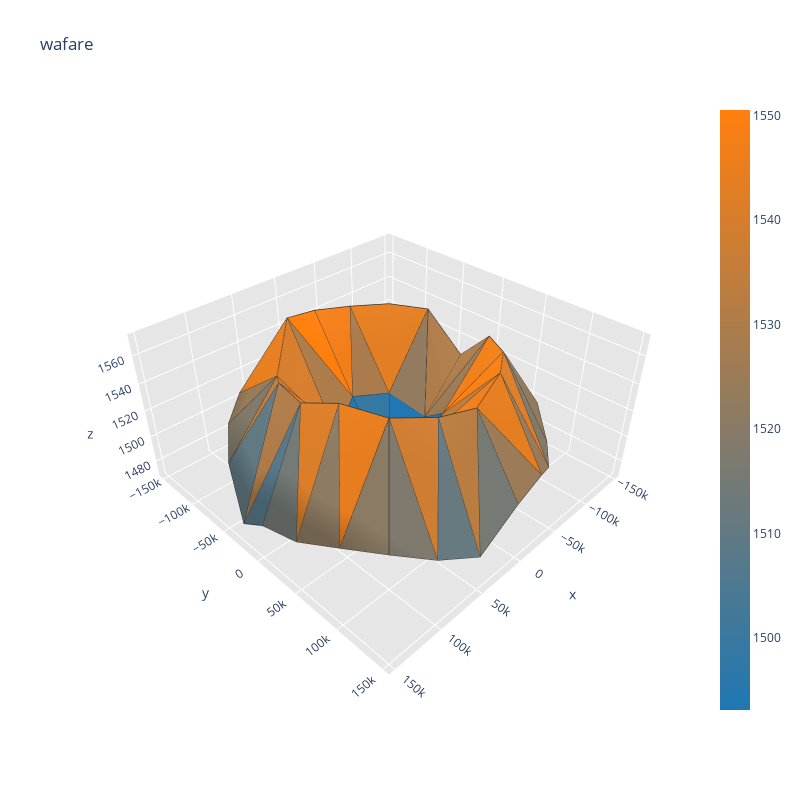
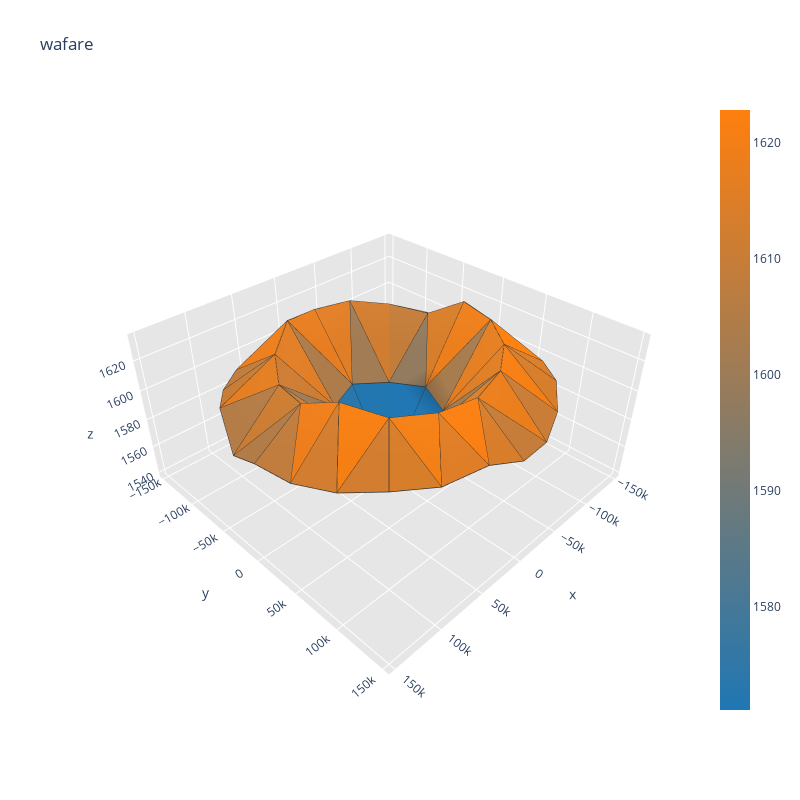
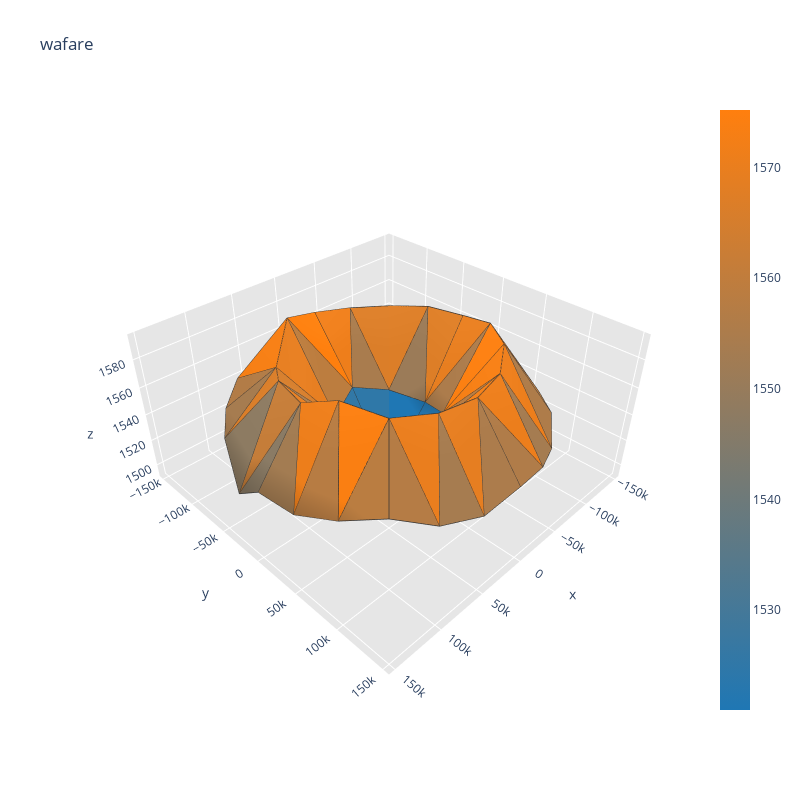
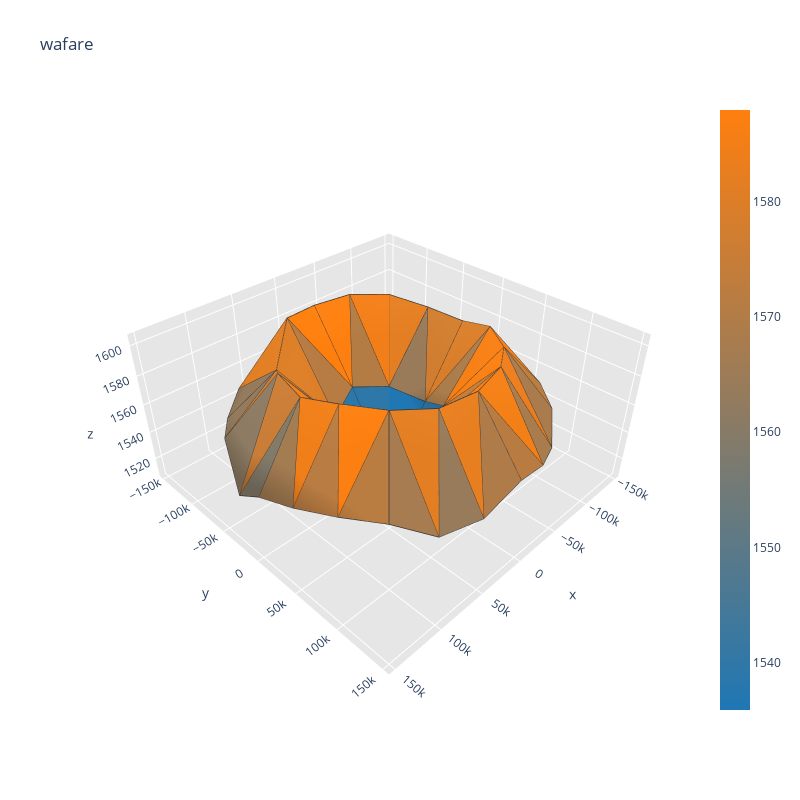

The notebook cell these images were saved under, in order:
### Code cell
%matplotlib notebook
# train model
n_runs = 64
total_batch = 0
total_epochs = 0
n_batch = 128
n_epochs = 16

print('train model for ' + str(n_runs * n_epochs))
for k in range(n_runs):
    print(k)
    total_batch = total_batch + (dataset[0].shape[0] / n_batch) * n_epochs
    print(total_batch)
    train_cgan(generator_model, discriminator_model, GAN, dataset, latent_dim)
    pp = create_process_vector(YS[0])
    latent_points, labels, _ = generate_latent_points(latent_dim, 1)
    del labels
    X_test = generator_model.predict([latent_points, pp])
    X_test = scaler_x.inverse_transform(X_test.reshape(1,-1))
    visualize(X_test[0])
    

    # save models
    savename = '7x7'
    generator_model.save(savename+'_total_batches_'+str(total_batch) + '_generator.h5')
    discriminator_model.save(savename+'_total_batches_'+str(total_batch) + ' _discriminator.h5')
    GAN.save(savename+'_total_batches_'+str(total_batch) + '_gan.h5')

### Figure 1 — Plotly figure (JSON) as saved in the notebook; plotly's stock layout.template omitted (floating-point values rounded to 4 significant figures; data arrays with more than 128 entries replaced by an {"elided": "..."} marker saying what was removed)
{"data": [{"facecolor": ["rgb(177, 124, 72)", "rgb(122, 122, 113)", "rgb(116, 122, 117)", "rgb(163, 124, 82)", "rgb(88, 121, 138)", "rgb(255, 127, 14)", "rgb(125, 122, 111)", "rgb(188, 125, 63)", "rgb(67, 120, 153)", "rgb(218, 126, 42)", "rgb(213, 125, 45)", "rgb(247, 127, 20)", "rgb(190, 125, 62)", "rgb(227, 126, 35)", "rgb(175, 124, 73)", "rgb(195, 125, 58)", "rgb(191, 125, 61)", "rgb(240, 126, 25)", "rgb(226, 126, 36)", "rgb(228, 126, 34)", "rgb(65, 120, 155)", "rgb(252, 127, 16)", "rgb(240, 126, 25)", "rgb(182, 124, 68)", "rgb(255, 127, 14)", "rgb(172, 124, 75)", "rgb(241, 126, 25)", "rgb(170, 124, 77)", "rgb(41, 119, 173)", "rgb(52, 120, 164)", "rgb(159, 124, 85)", "rgb(225, 126, 36)", "rgb(132, 123, 105)", "rgb(119, 122, 114)", "rgb(192, 125, 61)", "rgb(97, 121, 131)", "rgb(235, 126, 29)", "rgb(160, 124, 84)", "rgb(249, 127, 18)", "rgb(194, 125, 60)", "rgb(46, 120, 169)", "rgb(65, 120, 155)", "rgb(191, 125, 62)", "rgb(231, 126, 32)", "rgb(151, 123, 91)", "rgb(97, 121, 131)", "rgb(192, 125, 60)", "rgb(130, 123, 107)", "rgb(174, 124, 74)", "rgb(156, 123, 87)", "rgb(174, 124, 74)", "rgb(146, 123, 95)", "rgb(41, 119, 173)", "rgb(31, 119, 180)", "rgb(151, 123, 91)", "rgb(219, 126, 41)", "rgb(130, 123, 107)", "rgb(160, 124, 84)", "rgb(227, 126, 35)", "rgb(145, 123, 95)", "rgb(239, 126, 26)", "rgb(233, 126, 30)", "rgb(155, 123, 88)", "rgb(229, 126, 33)", "rgb(118, 122, 116)", "rgb(186, 125, 65)", "rgb(141, 123, 99)", "rgb(230, 126, 32)", "rgb(139, 123, 100)", "rgb(102, 122, 128)", "rgb(207, 125, 50)", "rgb(127, 122, 109)"], "i": [38, 32, 44, 17, 22, 18, 13, 14, 2, 19, 6, 3, 10, 16, 21, 21, 12, 12, 4, 16, 8, 8, 24, 8, 18, 6, 5, 5, 5, 4, 33, 14, 33, 16, 35, 34, 7, 21, 19, 8, 6, 7, 39, 18, 39, 21, 41, 40, 0, 12, 14, 4, 3, 0, 27, 10, 27, 12, 29, 28, 9, 24, 26, 10, 9, 9, 45, 19, 45, 24, 47, 46], "j": [17, 13, 22, 36, 42, 17, 30, 13, 3, 22, 18, 10, 3, 36, 42, 6, 30, 3, 14, 4, 2, 19, 8, 24, 5, 5, 16, 4, 6, 5, 14, 33, 34, 35, 16, 35, 21, 7, 7, 7, 7, 8, 18, 39, 40, 41, 21, 41, 12, 0, 0, 0, 0, 4, 10, 27, 28, 29, 12, 29, 10, 9, 9, 9, 48, 24, 19, 45, 46, 47, 24, 47], "k": [37, 31, 43, 37, 43, 38, 31, 32, 1, 44, 20, 11, 2, 17, 22, 20, 13, 11, 15, 15, 1, 23, 23, 2, 17, 18, 17, 16, 1, 1, 32, 15, 15, 36, 15, 15, 22, 6, 22, 19, 1, 1, 38, 20, 20, 42, 20, 20, 13, 3, 13, 14, 1, 1, 26, 11, 11, 30, 11, 11, 2, 2, 25, 26, 25, 48, 44, 23, 23, 48, 23, 23], "name": "", "type": "mesh3d", "x": [-49000, 0, 3e-12, -34650.0, -34650.0, -9.001e-12, 34650.0, 49000, 34650.0, 6.001e-12, -37503, -69300.0, -90540.0, -98000, -90540.0, -69300.0, -37503, -1.8e-11, 37503, 90540.0, 69300.0, 90540.0, 98000, 69300.0, 37503, 9.001e-12, -38050.0, -73500, -103945, -127306, -141991, -147000, -141991, -127306, -103945, -73500, -38050.0, -2.7e-11, 38050.0, 73500, 103945, 127306, 141991, 147000, 141991, 127306, 103945, 73500, 38050.0], "y": [6.001e-12, 0, 49000, 34650.0, -34650.0, -49000, -34650.0, -1.2e-11, 34650.0, 98000, 90540.0, 69300.0, 37503, 1.2e-11, -37503, -69300.0, -90540.0, -98000, -90540.0, 37503, -69300.0, -37503, -2.4e-11, 69300.0, 90540.0, 147000, 141991, 127306, 103945, 73500, 38050.0, 1.8e-11, -38050.0, -73500, -103945, -127306, -141991, -147000, -141991, -127306, -103945, -73500, -38050.0, -3.6e-11, 38050.0, 73500, 103945, 127306, 141991], "z": [1498.0, 1470.0, 1519.0, 1518.0, 1511.0, 1515.0, 1502.0, 1519.0, 1516.0, 1556.0, 1565.0, 1563.0, 1559.0, 1532.0, 1559.0, 1560.0, 1561.0, 1565.0, 1571.0, 1569.0, 1546.0, 1558.0, 1559.0, 1563.0, 1560.0, 1507.0, 1511.0, 1496.0, 1496.0, 1508.0, 1511.0, 1507.0, 1509.0, 1510.0, 1487.0, 1483.0, 1504.0, 1511.0, 1515.0, 1516.0, 1510.0, 1500.0, 1473.0, 1491.0, 1494.0, 1500.0, 1499.0, 1491.0, 1483.0]}, {"line": {"color": "rgb(50, 50, 50)", "width": 1.5}, "mode": "lines", "showlegend": false, "type": "scatter3d", "x": {"elided": "360 float values"}, "y": {"elided": "360 float values"}, "z": {"elided": "360 float values"}}, {"hoverinfo": "none", "marker": {"color": [1493.0, 1551.0], "colorscale": [[0, "rgb(31, 119, 180)"], [1, "rgb(255, 127, 14)"]], "showscale": true, "size": 0.1}, "mode": "markers", "showlegend": false, "type": "scatter3d", "x": [-49000], "y": [6.001e-12], "z": [1498.0]}], "layout": {"height": 800, "scene": {"aspectratio": {"x": 1, "y": 1, "z": 0.5}, "xaxis": {"backgroundcolor": "rgb(230, 230, 230)", "gridcolor": "rgb(255, 255, 255)", "showbackground": true, "zerolinecolor": "rgb(255, 255, 255)"}, "yaxis": {"backgroundcolor": "rgb(230, 230, 230)", "gridcolor": "rgb(255, 255, 255)", "showbackground": true, "zerolinecolor": "rgb(255, 255, 255)"}, "zaxis": {"backgroundcolor": "rgb(230, 230, 230)", "gridcolor": "rgb(255, 255, 255)", "showbackground": true, "zerolinecolor": "rgb(255, 255, 255)"}}, "title": {"text": "wafare"}, "width": 800}}

### Figure 2 — Plotly figure (JSON) as saved in the notebook; plotly's stock layout.template omitted (floating-point values rounded to 4 significant figures; data arrays with more than 128 entries replaced by an {"elided": "..."} marker saying what was removed)
{"data": [{"facecolor": ["rgb(186, 125, 65)", "rgb(192, 125, 61)", "rgb(192, 125, 61)", "rgb(196, 125, 58)", "rgb(177, 124, 72)", "rgb(240, 126, 25)", "rgb(192, 125, 61)", "rgb(230, 126, 32)", "rgb(33, 119, 178)", "rgb(237, 126, 27)", "rgb(223, 126, 38)", "rgb(222, 126, 38)", "rgb(161, 124, 83)", "rgb(243, 127, 23)", "rgb(204, 125, 52)", "rgb(205, 125, 51)", "rgb(251, 127, 17)", "rgb(228, 126, 34)", "rgb(195, 125, 58)", "rgb(208, 125, 49)", "rgb(31, 119, 180)", "rgb(219, 126, 40)", "rgb(210, 125, 47)", "rgb(155, 123, 88)", "rgb(230, 126, 33)", "rgb(174, 124, 74)", "rgb(223, 126, 38)", "rgb(161, 124, 84)", "rgb(41, 119, 173)", "rgb(34, 119, 177)", "rgb(185, 124, 66)", "rgb(220, 126, 40)", "rgb(190, 125, 62)", "rgb(200, 125, 55)", "rgb(227, 126, 35)", "rgb(184, 124, 66)", "rgb(202, 125, 54)", "rgb(155, 123, 88)", "rgb(219, 126, 40)", "rgb(166, 124, 80)", "rgb(39, 119, 174)", "rgb(32, 119, 179)", "rgb(197, 125, 57)", "rgb(236, 126, 28)", "rgb(191, 125, 62)", "rgb(180, 124, 70)", "rgb(228, 126, 34)", "rgb(200, 125, 55)", "rgb(236, 126, 28)", "rgb(167, 124, 79)", "rgb(215, 126, 43)", "rgb(146, 123, 95)", "rgb(33, 119, 179)", "rgb(32, 119, 180)", "rgb(201, 125, 54)", "rgb(246, 127, 21)", "rgb(215, 126, 44)", "rgb(209, 125, 48)", "rgb(255, 127, 14)", "rgb(218, 126, 42)", "rgb(218, 126, 42)", "rgb(214, 126, 44)", "rgb(197, 125, 57)", "rgb(234, 126, 29)", "rgb(216, 126, 43)", "rgb(249, 127, 19)", "rgb(210, 125, 47)", "rgb(246, 127, 20)", "rgb(210, 125, 47)", "rgb(223, 126, 38)", "rgb(243, 127, 23)", "rgb(215, 126, 43)"], "i": [38, 32, 44, 17, 22, 18, 13, 14, 2, 19, 6, 3, 10, 16, 21, 21, 12, 12, 4, 16, 8, 8, 24, 8, 18, 6, 5, 5, 5, 4, 33, 14, 33, 16, 35, 34, 7, 21, 19, 8, 6, 7, 39, 18, 39, 21, 41, 40, 0, 12, 14, 4, 3, 0, 27, 10, 27, 12, 29, 28, 9, 24, 26, 10, 9, 9, 45, 19, 45, 24, 47, 46], "j": [17, 13, 22, 36, 42, 17, 30, 13, 3, 22, 18, 10, 3, 36, 42, 6, 30, 3, 14, 4, 2, 19, 8, 24, 5, 5, 16, 4, 6, 5, 14, 33, 34, 35, 16, 35, 21, 7, 7, 7, 7, 8, 18, 39, 40, 41, 21, 41, 12, 0, 0, 0, 0, 4, 10, 27, 28, 29, 12, 29, 10, 9, 9, 9, 48, 24, 19, 45, 46, 47, 24, 47], "k": [37, 31, 43, 37, 43, 38, 31, 32, 1, 44, 20, 11, 2, 17, 22, 20, 13, 11, 15, 15, 1, 23, 23, 2, 17, 18, 17, 16, 1, 1, 32, 15, 15, 36, 15, 15, 22, 6, 22, 19, 1, 1, 38, 20, 20, 42, 20, 20, 13, 3, 13, 14, 1, 1, 26, 11, 11, 30, 11, 11, 2, 2, 25, 26, 25, 48, 44, 23, 23, 48, 23, 23], "name": "", "type": "mesh3d", "x": [-49000, 0, 3e-12, -34650.0, -34650.0, -9.001e-12, 34650.0, 49000, 34650.0, 6.001e-12, -37503, -69300.0, -90540.0, -98000, -90540.0, -69300.0, -37503, -1.8e-11, 37503, 90540.0, 69300.0, 90540.0, 98000, 69300.0, 37503, 9.001e-12, -38050.0, -73500, -103945, -127306, -141991, -147000, -141991, -127306, -103945, -73500, -38050.0, -2.7e-11, 38050.0, 73500, 103945, 127306, 141991, 147000, 141991, 127306, 103945, 73500, 38050.0], "y": [6.001e-12, 0, 49000, 34650.0, -34650.0, -49000, -34650.0, -1.2e-11, 34650.0, 98000, 90540.0, 69300.0, 37503, 1.2e-11, -37503, -69300.0, -90540.0, -98000, -90540.0, 37503, -69300.0, -37503, -2.4e-11, 69300.0, 90540.0, 147000, 141991, 127306, 103945, 73500, 38050.0, 1.8e-11, -38050.0, -73500, -103945, -127306, -141991, -147000, -141991, -127306, -103945, -73500, -38050.0, -3.6e-11, 38050.0, 73500, 103945, 127306, 141991], "z": [1588.0, 1540.0, 1588.0, 1586.0, 1586.0, 1590.0, 1590.0, 1589.0, 1585.0, 1626.0, 1629.0, 1631.0, 1633.0, 1634.0, 1619.0, 1623.0, 1628.0, 1629.0, 1632.0, 1632.0, 1624.0, 1620.0, 1622.0, 1626.0, 1626.0, 1603.0, 1600.0, 1603.0, 1607.0, 1605.0, 1599.0, 1592.0, 1598.0, 1602.0, 1598.0, 1598.0, 1604.0, 1595.0, 1597.0, 1599.0, 1601.0, 1605.0, 1591.0, 1601.0, 1601.0, 1604.0, 1607.0, 1607.0, 1613.0]}, {"line": {"color": "rgb(50, 50, 50)", "width": 1.5}, "mode": "lines", "showlegend": false, "type": "scatter3d", "x": {"elided": "360 float values"}, "y": {"elided": "360 float values"}, "z": {"elided": "360 float values"}}, {"hoverinfo": "none", "marker": {"color": [1571.0, 1623.0], "colorscale": [[0, "rgb(31, 119, 180)"], [1, "rgb(255, 127, 14)"]], "showscale": true, "size": 0.1}, "mode": "markers", "showlegend": false, "type": "scatter3d", "x": [-49000], "y": [6.001e-12], "z": [1588.0]}], "layout": {"height": 800, "scene": {"aspectratio": {"x": 1, "y": 1, "z": 0.5}, "xaxis": {"backgroundcolor": "rgb(230, 230, 230)", "gridcolor": "rgb(255, 255, 255)", "showbackground": true, "zerolinecolor": "rgb(255, 255, 255)"}, "yaxis": {"backgroundcolor": "rgb(230, 230, 230)", "gridcolor": "rgb(255, 255, 255)", "showbackground": true, "zerolinecolor": "rgb(255, 255, 255)"}, "zaxis": {"backgroundcolor": "rgb(230, 230, 230)", "gridcolor": "rgb(255, 255, 255)", "showbackground": true, "zerolinecolor": "rgb(255, 255, 255)"}}, "title": {"text": "wafare"}, "width": 800}}

### Figure 3 — Plotly figure (JSON) as saved in the notebook; plotly's stock layout.template omitted (floating-point values rounded to 4 significant figures; data arrays with more than 128 entries replaced by an {"elided": "..."} marker saying what was removed)
{"data": [{"facecolor": ["rgb(172, 124, 75)", "rgb(175, 124, 73)", "rgb(163, 124, 82)", "rgb(161, 124, 84)", "rgb(138, 123, 101)", "rgb(255, 127, 14)", "rgb(174, 124, 74)", "rgb(232, 126, 31)", "rgb(54, 120, 163)", "rgb(237, 126, 27)", "rgb(230, 126, 33)", "rgb(246, 127, 21)", "rgb(183, 124, 67)", "rgb(227, 126, 35)", "rgb(197, 125, 57)", "rgb(213, 126, 45)", "rgb(242, 127, 24)", "rgb(251, 127, 17)", "rgb(220, 126, 40)", "rgb(219, 126, 41)", "rgb(51, 120, 166)", "rgb(245, 127, 22)", "rgb(234, 126, 30)", "rgb(177, 124, 71)", "rgb(254, 127, 14)", "rgb(188, 125, 63)", "rgb(238, 126, 27)", "rgb(169, 124, 78)", "rgb(50, 120, 166)", "rgb(47, 120, 168)", "rgb(177, 124, 72)", "rgb(231, 126, 32)", "rgb(153, 123, 90)", "rgb(137, 123, 102)", "rgb(197, 125, 57)", "rgb(120, 122, 114)", "rgb(229, 126, 33)", "rgb(169, 124, 78)", "rgb(245, 127, 22)", "rgb(185, 125, 66)", "rgb(47, 120, 168)", "rgb(48, 120, 168)", "rgb(205, 125, 51)", "rgb(246, 127, 21)", "rgb(178, 124, 71)", "rgb(141, 123, 98)", "rgb(217, 126, 42)", "rgb(166, 124, 80)", "rgb(231, 126, 32)", "rgb(172, 124, 76)", "rgb(221, 126, 39)", "rgb(155, 123, 88)", "rgb(38, 119, 175)", "rgb(31, 119, 180)", "rgb(165, 124, 81)", "rgb(236, 126, 28)", "rgb(174, 124, 74)", "rgb(181, 124, 69)", "rgb(250, 127, 18)", "rgb(182, 124, 68)", "rgb(243, 127, 23)", "rgb(242, 127, 24)", "rgb(176, 124, 73)", "rgb(236, 126, 28)", "rgb(172, 124, 76)", "rgb(230, 126, 33)", "rgb(183, 124, 67)", "rgb(250, 127, 18)", "rgb(186, 125, 65)", "rgb(166, 124, 80)", "rgb(234, 126, 30)", "rgb(181, 124, 69)"], "i": [38, 32, 44, 17, 22, 18, 13, 14, 2, 19, 6, 3, 10, 16, 21, 21, 12, 12, 4, 16, 8, 8, 24, 8, 18, 6, 5, 5, 5, 4, 33, 14, 33, 16, 35, 34, 7, 21, 19, 8, 6, 7, 39, 18, 39, 21, 41, 40, 0, 12, 14, 4, 3, 0, 27, 10, 27, 12, 29, 28, 9, 24, 26, 10, 9, 9, 45, 19, 45, 24, 47, 46], "j": [17, 13, 22, 36, 42, 17, 30, 13, 3, 22, 18, 10, 3, 36, 42, 6, 30, 3, 14, 4, 2, 19, 8, 24, 5, 5, 16, 4, 6, 5, 14, 33, 34, 35, 16, 35, 21, 7, 7, 7, 7, 8, 18, 39, 40, 41, 21, 41, 12, 0, 0, 0, 0, 4, 10, 27, 28, 29, 12, 29, 10, 9, 9, 9, 48, 24, 19, 45, 46, 47, 24, 47], "k": [37, 31, 43, 37, 43, 38, 31, 32, 1, 44, 20, 11, 2, 17, 22, 20, 13, 11, 15, 15, 1, 23, 23, 2, 17, 18, 17, 16, 1, 1, 32, 15, 15, 36, 15, 15, 22, 6, 22, 19, 1, 1, 38, 20, 20, 42, 20, 20, 13, 3, 13, 14, 1, 1, 26, 11, 11, 30, 11, 11, 2, 2, 25, 26, 25, 48, 44, 23, 23, 48, 23, 23], "name": "", "type": "mesh3d", "x": [-49000, 0, 3e-12, -34650.0, -34650.0, -9.001e-12, 34650.0, 49000, 34650.0, 6.001e-12, -37503, -69300.0, -90540.0, -98000, -90540.0, -69300.0, -37503, -1.8e-11, 37503, 90540.0, 69300.0, 90540.0, 98000, 69300.0, 37503, 9.001e-12, -38050.0, -73500, -103945, -127306, -141991, -147000, -141991, -127306, -103945, -73500, -38050.0, -2.7e-11, 38050.0, 73500, 103945, 127306, 141991, 147000, 141991, 127306, 103945, 73500, 38050.0], "y": [6.001e-12, 0, 49000, 34650.0, -34650.0, -49000, -34650.0, -1.2e-11, 34650.0, 98000, 90540.0, 69300.0, 37503, 1.2e-11, -37503, -69300.0, -90540.0, -98000, -90540.0, 37503, -69300.0, -37503, -2.4e-11, 69300.0, 90540.0, 147000, 141991, 127306, 103945, 73500, 38050.0, 1.8e-11, -38050.0, -73500, -103945, -127306, -141991, -147000, -141991, -127306, -103945, -73500, -38050.0, -3.6e-11, 38050.0, 73500, 103945, 127306, 141991], "z": [1533.0, 1493.0, 1545.0, 1541.0, 1536.0, 1545.0, 1538.0, 1543.0, 1539.0, 1585.0, 1587.0, 1591.0, 1590.0, 1584.0, 1583.0, 1581.0, 1582.0, 1586.0, 1594.0, 1593.0, 1575.0, 1582.0, 1582.0, 1586.0, 1585.0, 1543.0, 1540.0, 1534.0, 1542.0, 1540.0, 1541.0, 1541.0, 1542.0, 1544.0, 1526.0, 1521.0, 1537.0, 1534.0, 1545.0, 1550.0, 1545.0, 1542.0, 1520.0, 1539.0, 1538.0, 1543.0, 1547.0, 1539.0, 1537.0]}, {"line": {"color": "rgb(50, 50, 50)", "width": 1.5}, "mode": "lines", "showlegend": false, "type": "scatter3d", "x": {"elided": "360 float values"}, "y": {"elided": "360 float values"}, "z": {"elided": "360 float values"}}, {"hoverinfo": "none", "marker": {"color": [1521.0, 1575.0], "colorscale": [[0, "rgb(31, 119, 180)"], [1, "rgb(255, 127, 14)"]], "showscale": true, "size": 0.1}, "mode": "markers", "showlegend": false, "type": "scatter3d", "x": [-49000], "y": [6.001e-12], "z": [1533.0]}], "layout": {"height": 800, "scene": {"aspectratio": {"x": 1, "y": 1, "z": 0.5}, "xaxis": {"backgroundcolor": "rgb(230, 230, 230)", "gridcolor": "rgb(255, 255, 255)", "showbackground": true, "zerolinecolor": "rgb(255, 255, 255)"}, "yaxis": {"backgroundcolor": "rgb(230, 230, 230)", "gridcolor": "rgb(255, 255, 255)", "showbackground": true, "zerolinecolor": "rgb(255, 255, 255)"}, "zaxis": {"backgroundcolor": "rgb(230, 230, 230)", "gridcolor": "rgb(255, 255, 255)", "showbackground": true, "zerolinecolor": "rgb(255, 255, 255)"}}, "title": {"text": "wafare"}, "width": 800}}

### Figure 4 — Plotly figure (JSON) as saved in the notebook; plotly's stock layout.template omitted (floating-point values rounded to 4 significant figures; data arrays with more than 128 entries replaced by an {"elided": "..."} marker saying what was removed)
{"data": [{"facecolor": ["rgb(174, 124, 74)", "rgb(159, 124, 85)", "rgb(164, 124, 82)", "rgb(174, 124, 74)", "rgb(131, 123, 106)", "rgb(252, 127, 16)", "rgb(163, 124, 82)", "rgb(216, 126, 43)", "rgb(59, 120, 159)", "rgb(240, 126, 25)", "rgb(220, 126, 40)", "rgb(250, 127, 18)", "rgb(192, 125, 61)", "rgb(249, 127, 19)", "rgb(201, 125, 54)", "rgb(211, 125, 47)", "rgb(228, 126, 34)", "rgb(246, 127, 21)", "rgb(228, 126, 34)", "rgb(241, 126, 25)", "rgb(53, 120, 164)", "rgb(247, 127, 20)", "rgb(243, 127, 23)", "rgb(183, 124, 68)", "rgb(255, 127, 14)", "rgb(182, 124, 68)", "rgb(252, 127, 16)", "rgb(180, 124, 69)", "rgb(45, 120, 169)", "rgb(46, 120, 169)", "rgb(160, 124, 84)", "rgb(228, 126, 34)", "rgb(162, 124, 83)", "rgb(162, 124, 83)", "rgb(226, 126, 36)", "rgb(146, 123, 95)", "rgb(239, 126, 26)", "rgb(174, 124, 74)", "rgb(245, 127, 22)", "rgb(186, 125, 65)", "rgb(47, 120, 168)", "rgb(53, 120, 164)", "rgb(185, 125, 66)", "rgb(226, 126, 35)", "rgb(149, 123, 93)", "rgb(141, 123, 99)", "rgb(215, 126, 44)", "rgb(148, 123, 94)", "rgb(216, 126, 43)", "rgb(171, 124, 76)", "rgb(209, 125, 48)", "rgb(153, 123, 90)", "rgb(42, 119, 172)", "rgb(31, 119, 180)", "rgb(169, 124, 78)", "rgb(234, 126, 30)", "rgb(170, 124, 77)", "rgb(182, 124, 68)", "rgb(246, 127, 21)", "rgb(187, 125, 64)", "rgb(250, 127, 17)", "rgb(247, 127, 20)", "rgb(184, 124, 67)", "rgb(243, 127, 23)", "rgb(175, 124, 73)", "rgb(231, 126, 32)", "rgb(185, 124, 66)", "rgb(251, 127, 17)", "rgb(186, 125, 65)", "rgb(151, 123, 91)", "rgb(228, 126, 34)", "rgb(167, 124, 80)"], "i": [38, 32, 44, 17, 22, 18, 13, 14, 2, 19, 6, 3, 10, 16, 21, 21, 12, 12, 4, 16, 8, 8, 24, 8, 18, 6, 5, 5, 5, 4, 33, 14, 33, 16, 35, 34, 7, 21, 19, 8, 6, 7, 39, 18, 39, 21, 41, 40, 0, 12, 14, 4, 3, 0, 27, 10, 27, 12, 29, 28, 9, 24, 26, 10, 9, 9, 45, 19, 45, 24, 47, 46], "j": [17, 13, 22, 36, 42, 17, 30, 13, 3, 22, 18, 10, 3, 36, 42, 6, 30, 3, 14, 4, 2, 19, 8, 24, 5, 5, 16, 4, 6, 5, 14, 33, 34, 35, 16, 35, 21, 7, 7, 7, 7, 8, 18, 39, 40, 41, 21, 41, 12, 0, 0, 0, 0, 4, 10, 27, 28, 29, 12, 29, 10, 9, 9, 9, 48, 24, 19, 45, 46, 47, 24, 47], "k": [37, 31, 43, 37, 43, 38, 31, 32, 1, 44, 20, 11, 2, 17, 22, 20, 13, 11, 15, 15, 1, 23, 23, 2, 17, 18, 17, 16, 1, 1, 32, 15, 15, 36, 15, 15, 22, 6, 22, 19, 1, 1, 38, 20, 20, 42, 20, 20, 13, 3, 13, 14, 1, 1, 26, 11, 11, 30, 11, 11, 2, 2, 25, 26, 25, 48, 44, 23, 23, 48, 23, 23], "name": "", "type": "mesh3d", "x": [-49000, 0, 3e-12, -34650.0, -34650.0, -9.001e-12, 34650.0, 49000, 34650.0, 6.001e-12, -37503, -69300.0, -90540.0, -98000, -90540.0, -69300.0, -37503, -1.8e-11, 37503, 90540.0, 69300.0, 90540.0, 98000, 69300.0, 37503, 9.001e-12, -38050.0, -73500, -103945, -127306, -141991, -147000, -141991, -127306, -103945, -73500, -38050.0, -2.7e-11, 38050.0, 73500, 103945, 127306, 141991, 147000, 141991, 127306, 103945, 73500, 38050.0], "y": [6.001e-12, 0, 49000, 34650.0, -34650.0, -49000, -34650.0, -1.2e-11, 34650.0, 98000, 90540.0, 69300.0, 37503, 1.2e-11, -37503, -69300.0, -90540.0, -98000, -90540.0, 37503, -69300.0, -37503, -2.4e-11, 69300.0, 90540.0, 147000, 141991, 127306, 103945, 73500, 38050.0, 1.8e-11, -38050.0, -73500, -103945, -127306, -141991, -147000, -141991, -127306, -103945, -73500, -38050.0, -3.6e-11, 38050.0, 73500, 103945, 127306, 141991], "z": [1547.0, 1509.0, 1559.0, 1559.0, 1552.0, 1558.0, 1551.0, 1559.0, 1555.0, 1600.0, 1602.0, 1599.0, 1599.0, 1591.0, 1593.0, 1600.0, 1602.0, 1602.0, 1604.0, 1602.0, 1584.0, 1597.0, 1596.0, 1601.0, 1599.0, 1560.0, 1554.0, 1548.0, 1558.0, 1559.0, 1555.0, 1553.0, 1552.0, 1552.0, 1547.0, 1542.0, 1556.0, 1550.0, 1556.0, 1555.0, 1550.0, 1554.0, 1532.0, 1549.0, 1555.0, 1558.0, 1556.0, 1544.0, 1548.0]}, {"line": {"color": "rgb(50, 50, 50)", "width": 1.5}, "mode": "lines", "showlegend": false, "type": "scatter3d", "x": {"elided": "360 float values"}, "y": {"elided": "360 float values"}, "z": {"elided": "360 float values"}}, {"hoverinfo": "none", "marker": {"color": [1536.0, 1588.0], "colorscale": [[0, "rgb(31, 119, 180)"], [1, "rgb(255, 127, 14)"]], "showscale": true, "size": 0.1}, "mode": "markers", "showlegend": false, "type": "scatter3d", "x": [-49000], "y": [6.001e-12], "z": [1547.0]}], "layout": {"height": 800, "scene": {"aspectratio": {"x": 1, "y": 1, "z": 0.5}, "xaxis": {"backgroundcolor": "rgb(230, 230, 230)", "gridcolor": "rgb(255, 255, 255)", "showbackground": true, "zerolinecolor": "rgb(255, 255, 255)"}, "yaxis": {"backgroundcolor": "rgb(230, 230, 230)", "gridcolor": "rgb(255, 255, 255)", "showbackground": true, "zerolinecolor": "rgb(255, 255, 255)"}, "zaxis": {"backgroundcolor": "rgb(230, 230, 230)", "gridcolor": "rgb(255, 255, 255)", "showbackground": true, "zerolinecolor": "rgb(255, 255, 255)"}}, "title": {"text": "wafare"}, "width": 800}}
